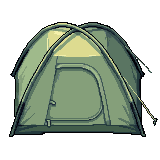
#> input picture assets_src/gen/candidates/batchAR4/dome_tent_sage.png, 160 x 160 px
$ python tb_stage_ar.py
#> lines starting #> are read from the running program, lines starting #| are printed output that depends on the picture
#!/usr/bin/env python3
"""Stage batch-AR candidates -> assets_src/staging/pinewatch/<cat>/.

Per-asset ship spec: canvas-size resize (LANCZOS organic / NEAREST hard),
content-fitted onto the category canvas. Tree T2 composites merge
trunk + canopy onto one 128x128 props_large sheet (shadow added later
by tb_post).

Run:  python tools/tb_stage_ar.py
"""
import os
import numpy as np
from PIL import Image

ROOT = os.path.dirname(os.path.dirname(os.path.abspath(__file__)))
SRC = os.path.join(ROOT, "assets_src", "gen", "candidates", "batchAR4")
STG = os.path.join(ROOT, "assets_src", "staging", "pinewatch")

LANC = Image.LANCZOS
NEAR = Image.NEAREST

# name: (src, cat, canvas, resample)
SPEC = {
    # A-R4 modern camp set
    "dome_tent_sage":   ("dome_tent_sage.png",   "props_medium", (96, 80), LANC),
    "dome_tent_amber":  ("dome_tent_amber.png",  "props_medium", (96, 80), LANC),
    "dome_tent_slate":  ("dome_tent_slate.png",  "props_medium", (96, 80), LANC),
    "camp_table_fold":  ("j8/camp_table_v2.png", "props_medium", (56, 52), NEAR),
    "cooler_box":       ("j8/cooler_box_v2.png", "props_small",  (48, 52), NEAR),
    "folding_chair_pair":("j8/folding_chair_v2.png","props_small",(44, 48), NEAR),
    "propane_stove":    ("j8/propane_stove_v2.png","props_small",(48, 34), NEAR),
    "solar_lantern":    ("solar_lantern.png",    "props_small",  (32, 32), NEAR),
    # J8 L6 keeps — shipped at ratio table sizes (CHAR=48)
    "firewood_bundle":  ("j8/firewood_bundle.png","props_small", (44, 38), NEAR),
    "axe_on_log":       ("j8/axe_on_log.png",    "props_small",  (34, 44), NEAR),
    "camp_pillow":      ("j8/camp_pillow.png",   "props_small",  (38, 28), NEAR),
    "dry_bag":          ("dry_bag.png",          "props_small",  (48, 48), NEAR),
    "duffel_bag":       ("duffel_bag.png",       "props_small",  (48, 48), NEAR),
    # A-R2 undergrowth
    "bush_round_m":     ("bush_round_m.png",     "props_medium", (64, 64), LANC),
    "bush_white_flower_v":("bush_white_flower_v.png","props_medium",(64, 64), LANC),
    "bush_clover":      ("bush_clover.png",      "props_medium", (64, 64), LANC),
    "fern_bank":        ("fern_bank.png",        "props_medium", (64, 64), LANC),
    "grass_tussock":    ("grass_tussock.png",    "props_small",  (48, 48), LANC),
    "reed_shore":       ("reed_shore.png",       "props_medium", (64, 64), LANC),
    # A-R1 bonus vocabulary
    "rock_mossy_s":     ("rock_mossy_s.png",     "props_small",  (48, 48), NEAR),
    "mushrooms_orange": ("mushrooms_orange.png", "props_small",  (40, 40), NEAR),
    "debris_log_mossy": ("debris_log_mossy.png", "props_medium", (64, 64), NEAR),
    "debris_brambles":  ("debris_brambles.png",  "props_medium", (64, 64), NEAR),
    "debris_branch_pile":("debris_branch_pile.png","props_medium",(64, 64), NEAR),
    "pine_sapling":     ("pine_sapling.png",     "props_medium", (64, 64), LANC),
    "root_gnarled":     ("root_gnarled.png",     "props_small",  (48, 48), NEAR),
    "stump_mushroom":   ("stump_mushroom.png",   "props_medium", (64, 64), NEAR),
    "stump_dead":       ("stump_dead.png",       "props_medium", (64, 64), NEAR),
    "stump_burnt":      ("stump_burnt.png",      "props_medium", (64, 64), NEAR),
    # A-R3 shore vocabulary
    "shore_edge_bank":     ("shore_edge_bank.png",    "terrain", (64, 64), NEAR),
    "shore_edge_grass_n":  ("shore_edge_grass_n.png", "terrain", (64, 64), NEAR),
    "shore_edge_vert":     ("shore_edge_vert.png",    "terrain", (64, 64), NEAR),
    "shore_corner_a":      ("shore_corner_a.png",     "terrain", (64, 64), NEAR),
    "shore_corner_b":      ("shore_corner_b.png",     "terrain", (64, 64), NEAR),
    "shore_corner_L":      ("shore_corner_L.png",     "terrain", (64, 64), NEAR),
    "shore_islet":         ("shore_islet.png",        "terrain", (64, 64), NEAR),
    "shore_steps_water":   ("shore_steps_water.png",  "terrain", (64, 64), NEAR),
    "shore_cape_tip":      ("shore_cape_tip.png",     "terrain", (64, 64), NEAR),
    # ---- J9 L6 smalls (42px job) — near-native ships, resize <=1.5x
    # re-gens / replacements
    "solar_lantern":    ("j9/f00.png", "props_small", (18, 30), NEAR),
    "lantern_mini":     ("j9/f01.png", "props_small", (17, 32), NEAR),
    "camp_pillow":      ("j9/f38.png", "props_small", (37, 28), NEAR),
    "camp_kettle":      ("j9/f13.png", "props_small", (18, 30), NEAR),
    "camp_radio":       ("j9/f15.png", "props_small", (23, 28), NEAR),
    "first_aid_pouch":  ("j9/f63.png", "props_small", (28, 26), NEAR),
    "dried_fish_rack":  ("j9/f53.png", "props_small", (37, 34), NEAR),
    # L6 vocabulary
    "enamel_mug":       ("j9/f02.png", "props_small", (22, 22), NEAR),
    "thermos":          ("j9/f03.png", "props_small", (17, 30), NEAR),
    "rope_coil":        ("j9/f04.png", "props_small", (24, 24), NEAR),
    "fence_wood":       ("j9/f05.png", "props_small", (31, 26), NEAR),
    "fence_rope":       ("j9/f06.png", "props_small", (26, 28), NEAR),
    "fence_bamboo":     ("j9/f07.png", "props_small", (38, 26), NEAR),
    "stone_wall_row":   ("j9/f08.png", "props_small", (35, 24), NEAR),
    "signpost_arrow":   ("j9/f12.png", "props_small", (32, 34), NEAR),
    "cook_pot":         ("j9/f14.png", "props_small", (26, 26), NEAR),
    "pho_bowl":         ("j9/f16.png", "props_small", (23, 26), NEAR),
    "banh_mi":          ("j9/f17.png", "props_small", (28, 24), NEAR),
    "phin_coffee":      ("j9/f18.png", "props_small", (17, 24), NEAR),
    "tea_cup":          ("j9/f19.png", "props_small", (15, 24), NEAR),
    "coconut_drink":    ("j9/f20.png", "props_small", (23, 28), NEAR),
    "jam_jar":          ("j9/f21.png", "props_small", (21, 26), NEAR),
    "bread_board":      ("j9/f22.png", "props_small", (30, 26), NEAR),
    "trowel":           ("j9/f23.png", "props_small", (15, 28), NEAR),
    "watering_can":     ("j9/f24.png", "props_small", (31, 32), NEAR),
    "fishing_rod":      ("j9/f25.png", "props_small", (19, 38), NEAR),
    "landing_net":      ("j9/f26.png", "props_small", (29, 32), NEAR),
    "tackle_box":       ("j9/f27.png", "props_small", (30, 26), NEAR),
    "metal_bucket":     ("j9/f28.png", "props_small", (35, 26), NEAR),
    "sleeping_pad":     ("j9/f29.png", "props_small", (33, 26), NEAR),
    "folded_blanket":   ("j9/f30.png", "props_small", (32, 28), NEAR),
    "hiking_boots":     ("j9/f31.png", "props_small", (27, 26), NEAR),
    "sandals":          ("j9/f32.png", "props_small", (27, 22), NEAR),
    "umbrella":         ("j9/f33.png", "props_small", (15, 30), NEAR),
    "insect_spray":     ("j9/f34.png", "props_small", (11, 24), NEAR),
    "folded_map":       ("j9/f35.png", "props_small", (29, 26), NEAR),
    "brass_compass":    ("j9/f36.png", "props_small", (15, 24), NEAR),
    "headlamp":         ("j9/f37.png", "props_small", (32, 24), NEAR),
    "journal_pencil":   ("j9/f39.png", "props_small", (24, 28), NEAR),
    "playing_cards":    ("j9/f40.png", "props_small", (32, 24), NEAR),
    "co_tuong_set":     ("j9/f41.png", "props_small", (29, 32), NEAR),
    "guitar":           ("j9/f42.png", "props_small", (34, 38), NEAR),
    "birdhouse":        ("j9/f43.png", "props_small", (30, 36), NEAR),
    "potted_herb":      ("j9/f44.png", "props_small", (23, 32), NEAR),
    "seed_packet":      ("j9/f45.png", "props_small", (22, 26), NEAR),
    "hanging_fish":     ("j9/f46.png", "props_small", (21, 38), NEAR),
    "crab_basket":      ("j9/f47.png", "props_small", (27, 32), NEAR),
    "rice_sack":        ("j9/f48.png", "props_small", (31, 32), NEAR),
    "banana_bunch":     ("j9/f49.png", "props_small", (25, 24), NEAR),
    "egg_tray":         ("j9/f50.png", "props_small", (27, 24), NEAR),
    "herb_bundle":      ("j9/f51.png", "props_small", (23, 26), NEAR),
    "garlic_braid":     ("j9/f52.png", "props_small", (19, 32), NEAR),
    "log_stool":        ("j9/f54.png", "props_small", (27, 26), NEAR),
    "folded_towel":     ("j9/f55.png", "props_small", (23, 22), NEAR),
    "clothesline":      ("j9/f56.png", "props_small", (40, 32), NEAR),
    "trash_bag":        ("j9/f57.png", "props_small", (27, 32), NEAR),
    "water_jug":        ("j9/f58.png", "props_small", (24, 32), NEAR),
    "trekking_poles":   ("j9/f59.png", "props_small", (37, 38), NEAR),
    "marshmallow_skewer":("j9/f60.png","props_small", (33, 36), NEAR),
    "dutch_oven":       ("j9/f61.png", "props_small", (26, 30), NEAR),
    "kite":             ("j9/f62.png", "props_small", (24, 32), NEAR),
    # stepping stones ship flat as decals (feet-level, no shadow)
    "step_stone_a":     ("j9/f09.png", "decals", (36, 22), NEAR),
    "step_stone_b":     ("j9/f10.png", "decals", (38, 26), NEAR),
    "step_stone_c":     ("j9/f11.png", "decals", (32, 20), NEAR),
}

# T2 tree composites: name -> (canopy_src, trunk_src)
TREES = {
    "tree_broadleaf": ("canopy_broadleaf.png", "trunk_broadleaf.png"),
    "tree_maple":     ("canopy_maple.png",     "trunk_maple.png"),
    "tree_feathery":  ("canopy_feathery.png",  "trunk_feathery.png"),
    "tree_cherry":    ("canopy_cherry.png",    "trunk_cherry.png"),
}

DECALS = [f[:-4] for f in os.listdir(SRC) if f.startswith(("decal_", "tuft_"))]


def content_bbox(a):
    ys, xs = np.where(a > 8)
    if len(xs) == 0:
        return 0, 0, a.shape[1], a.shape[0]
    return xs.min(), ys.min(), xs.max() + 1, ys.max() + 1


def fit(img, canvas, resample, margin=1):
    """Trim to content, resize to fit canvas (keep aspect), paste
    bottom-center in the canvas."""
#> called with canvas = (96, 80), resample = 1, margin = 1
    a = np.array(img.convert("RGBA"))
#> a is the input picture: shape (160, 160, 4); mean R, G, B, A 55.1, 66, 53.5, 129.7
    x0, y0, x1, y1 = content_bbox(a[..., 3])
#> in content_bbox, `ys, xs = np.where(a > 8)`: ys = 13017 values from 22 to 136; xs = 13017 values, max 157 at index 11160, min 9 at index 12950, mean 77.73
#> x0 = 9; y0 = 22; x1 = 158; y1 = 137
    img = Image.fromarray(a[y0:y1, x0:x1])
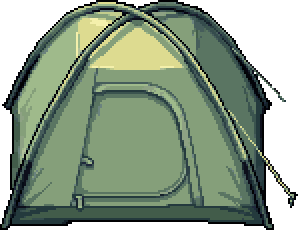
#> img: PIL image 149x115 RGBA (shown 2 times larger); mean R, G, B, A 81.8, 98.1, 78.4, 193.7; transparent parts drawn white
    cw, ch = canvas
    sc = min((cw - 2 * margin) / img.width, (ch - 2 * margin) / img.height)
#> sc = 0.631
    nw, nh = max(1, round(img.width * sc)), max(1, round(img.height * sc))
#> nw = 94; nh = 73
    img = img.resize((nw, nh), resample)
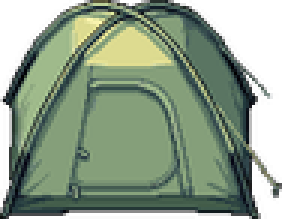
#> img: PIL image 94x73 RGBA (shown 3 times larger); mean R, G, B, A 83.2, 99.8, 79.4, 193.7; transparent parts drawn white
    out = Image.new("RGBA", canvas, (0, 0, 0, 0))
#> out: PIL image 96x80 RGBA; every value is 0
    out.paste(img, ((cw - nw) // 2, ch - nh - margin), img)
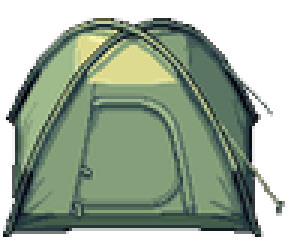
#> out: PIL image 96x80 RGBA (shown 3 times larger); mean R, G, B, A 73, 87.7, 69.6, 170.9; transparent parts drawn white
    return out


def tree_composite(canopy_p, trunk_p):
    """128x128: trunk bottom-center, canopy above (20% overlap)."""
    C = Image.new("RGBA", (128, 128), (0, 0, 0, 0))
#> C: PIL image 128x128 RGBA; every value is 0
#> (the run stopped early here; a loop or call above may not have finished)
